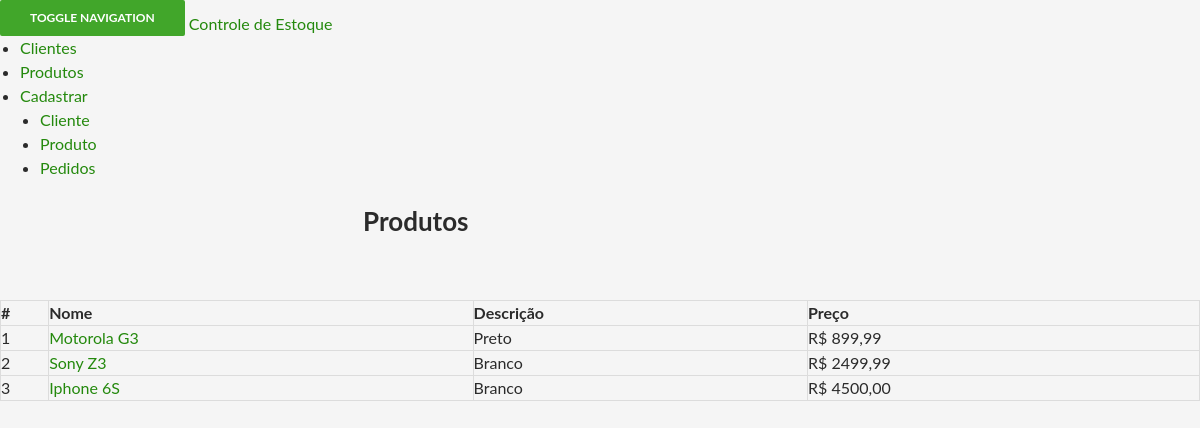
Screenshot of /?page=Produtos with the database file from the repository.
### tables this page shows
CREATE TABLE IF NOT EXISTS `produto` (
  `id` INT(11) NOT NULL PRIMARY KEY AUTO_INCREMENT,
  `nome` VARCHAR(80) NOT NULL,
  `descricao` VARCHAR(300) NOT NULL,
  `preco` VARCHAR(10) NOT NULL
);

### produtos.php (the view)
<?php
	$sql = "SELECT * FROM produto ORDER BY id";
	$res = mysql_query($sql,$con);
?>
<h1 class="page-header">Produtos</h1>
<div class="table-responsive">
	<table class="table table-striped">
		<thead>
			<tr>
				<th>#</th>
				<th>Nome</th>
				<th>Descrição</th>
				<th>Preço</th>
			</tr>
		</thead>
		<?php
			if(mysql_num_rows($res) >= 1){
				while($row = mysql_fetch_array($res)){
					print"
					<tbody>
					<tr>
						<td>".$row["id"]."</td>
						<td><a href='?page=editar_produto&id=".$row["id"]."'>".$row["nome"]."</a></td>
						<td>".$row["descricao"]."</td>
						<td>R$ ".$row["preco"]."</td>
					</tr>
					</tbody>";
				}
			}
		?>
	</table>
</div>

### style.css (style rules this page uses)
html, body, div, span, applet, object, iframe, h1, h2, h3, h4, h5, h6, p, blockquote, pre, a, abbr, acronym, address, big, cite, code, del, dfn, em, font, ins, kbd, q, s, samp, small, strike, strong, sub, sup, tt, var, dl, dt, dd, ol, ul, li, fieldset, form, label, legend, table, caption, tbody, tfoot, thead, tr, th, td { border: 0; font-family: inherit; font-size: 100%; font-style: inherit; font-weight: inherit; margin: 0; outline: 0; padding: 0; vertical-align: baseline; }
html { overflow-y: scroll; -webkit-text-size-adjust: 100%; -ms-text-size-adjust: 100%; }
body, button, input, select, textarea { color: #2b2b2b; font-family: Lato, sans-serif; font-size: 16px; font-weight: 400; line-height: 1.5; }
body { background: #f5f5f5; }
a { color: #24890d; text-decoration: none; }
h1, h2, h3, h4, h5, h6 { clear: both; font-weight: 700; margin: 36px 0 12px; }
h1 { font-size: 26px; line-height: 1.3846153846; }
table, th, td { border: 1px solid rgba(0, 0, 0, 0.1); }
table { border-collapse: separate; border-spacing: 0; border-width: 1px 0 0 1px; margin-bottom: 24px; width: 100%; }
caption, th, td { font-weight: normal; text-align: left; }
th { border-width: 0 1px 1px 0; font-weight: bold; }
td { border-width: 0 1px 1px 0; }
.archive-header, .page-header { margin: 24px auto; max-width: 474px; }
@media screen and (min-width: 401px) { .archive-header, .page-header { margin: 0 auto 60px; padding: 0 10px; } }
@media screen and (min-width: 673px) { .archive-header, .comments-area, .image-navigation, .page-header, .page-content, .post-navigation, .site-content .entry-content, .site-content .entry-summary, .site-content footer.entry-meta { padding-right: 30px; padding-left: 30px; } }
@media screen and (min-width: 1040px) { .archive-header, .comments-area, .image-navigation, .page-header, .page-content, .post-navigation, .site-content .entry-header, .site-content .entry-content, .site-content .entry-summary, .site-content footer.entry-meta { padding-right: 15px; padding-left: 15px; } }
@media screen and (min-width: 1110px) { .archive-header, .comments-area, .image-navigation, .page-header, .page-content, .post-navigation, .site-content .entry-header, .site-content .entry-content, .site-content .entry-summary, .site-content footer.entry-meta { padding-right: 30px; padding-left: 30px; } }

### rows the page displays
produto: id "1", nome "Motorola G3", descricao "Preto", preco "899,99"
produto: id "2", nome "Sony Z3", descricao "Branco", preco "2499,99"
produto: id "3", nome "Iphone 6S", descricao "Branco", preco "4500,00"
